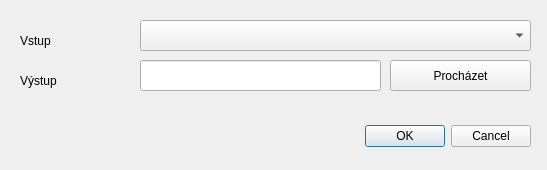
<?xml version="1.0" encoding="UTF-8"?>
<ui version="4.0">
 <class>Dialog</class>
 <widget class="QDialog" name="Dialog">
  <property name="geometry">
   <rect>
    <x>0</x>
    <y>0</y>
    <width>547</width>
    <height>170</height>
   </rect>
  </property>
  <property name="windowTitle">
   <string>Liniové zdroje na bodové</string>
  </property>
  <widget class="QDialogButtonBox" name="buttonBox">
   <property name="geometry">
    <rect>
     <x>190</x>
     <y>120</y>
     <width>341</width>
     <height>32</height>
    </rect>
   </property>
   <property name="orientation">
    <enum>Qt::Horizontal</enum>
   </property>
   <property name="standardButtons">
    <set>QDialogButtonBox::Cancel|QDialogButtonBox::Ok</set>
   </property>
  </widget>
  <widget class="QComboBox" name="comboBoxLayers">
   <property name="geometry">
    <rect>
     <x>140</x>
     <y>20</y>
     <width>391</width>
     <height>31</height>
    </rect>
   </property>
  </widget>
  <widget class="QLineEdit" name="lineEditOutput">
   <property name="geometry">
    <rect>
     <x>140</x>
     <y>60</y>
     <width>241</width>
     <height>31</height>
    </rect>
   </property>
  </widget>
  <widget class="QPushButton" name="pushButtonOutput">
   <property name="geometry">
    <rect>
     <x>390</x>
     <y>60</y>
     <width>141</width>
     <height>31</height>
    </rect>
   </property>
   <property name="text">
    <string>Procházet</string>
   </property>
  </widget>
  <widget class="QLabel" name="labelInput">
   <property name="geometry">
    <rect>
     <x>20</x>
     <y>30</y>
     <width>77</width>
     <height>21</height>
    </rect>
   </property>
   <property name="text">
    <string>Vstup</string>
   </property>
  </widget>
  <widget class="QLabel" name="labelOutput">
   <property name="geometry">
    <rect>
     <x>20</x>
     <y>70</y>
     <width>77</width>
     <height>21</height>
    </rect>
   </property>
   <property name="text">
    <string>Výstup</string>
   </property>
  </widget>
 </widget>
 <resources/>
 <connections>
  <connection>
   <sender>buttonBox</sender>
   <signal>accepted()</signal>
   <receiver>Dialog</receiver>
   <slot>accept()</slot>
   <hints>
    <hint type="sourcelabel">
     <x>248</x>
     <y>254</y>
    </hint>
    <hint type="destinationlabel">
     <x>157</x>
     <y>274</y>
    </hint>
   </hints>
  </connection>
  <connection>
   <sender>buttonBox</sender>
   <signal>rejected()</signal>
   <receiver>Dialog</receiver>
   <slot>reject()</slot>
   <hints>
    <hint type="sourcelabel">
     <x>316</x>
     <y>260</y>
    </hint>
    <hint type="destinationlabel">
     <x>286</x>
     <y>274</y>
    </hint>
   </hints>
  </connection>
 </connections>
</ui>
